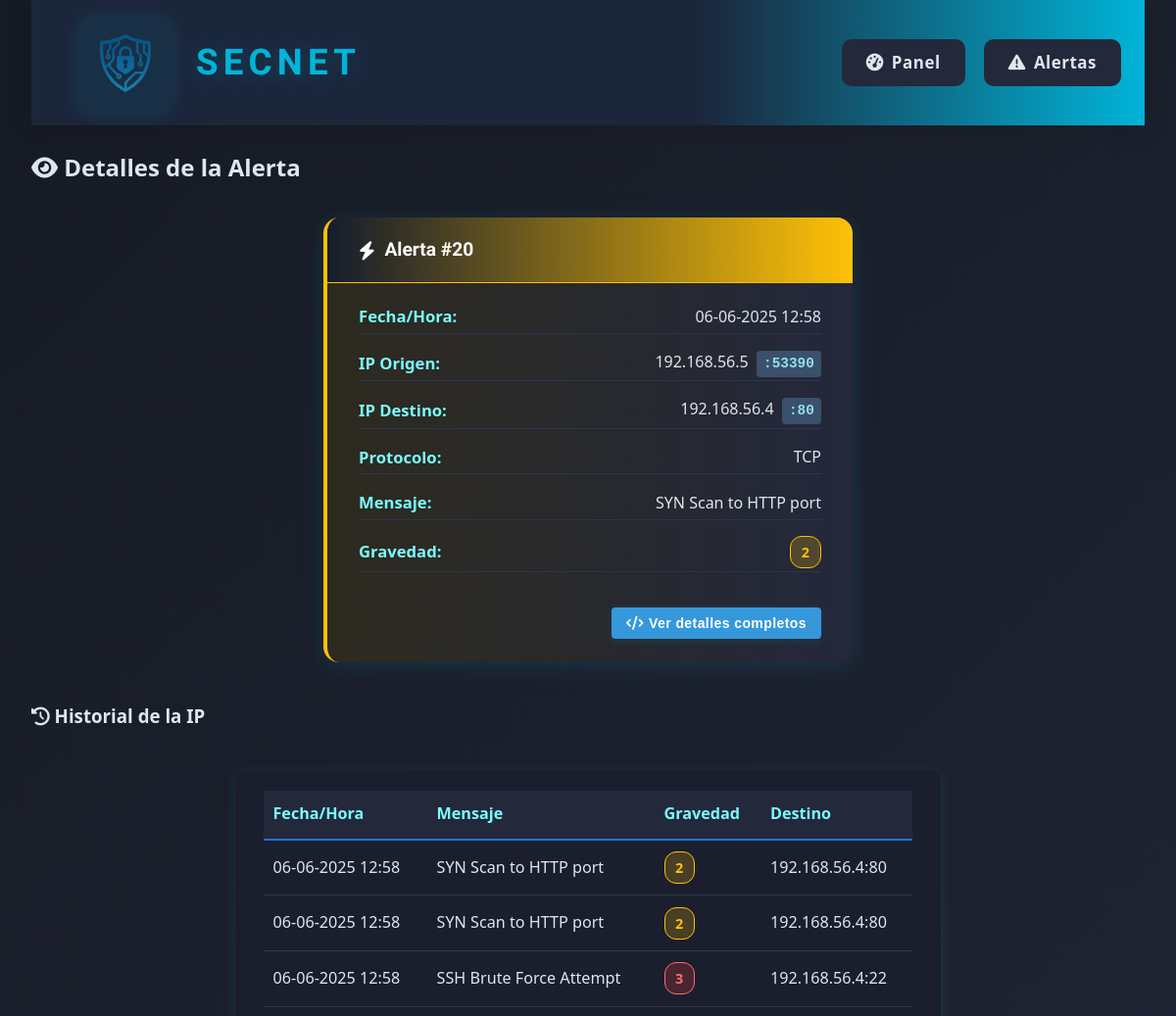
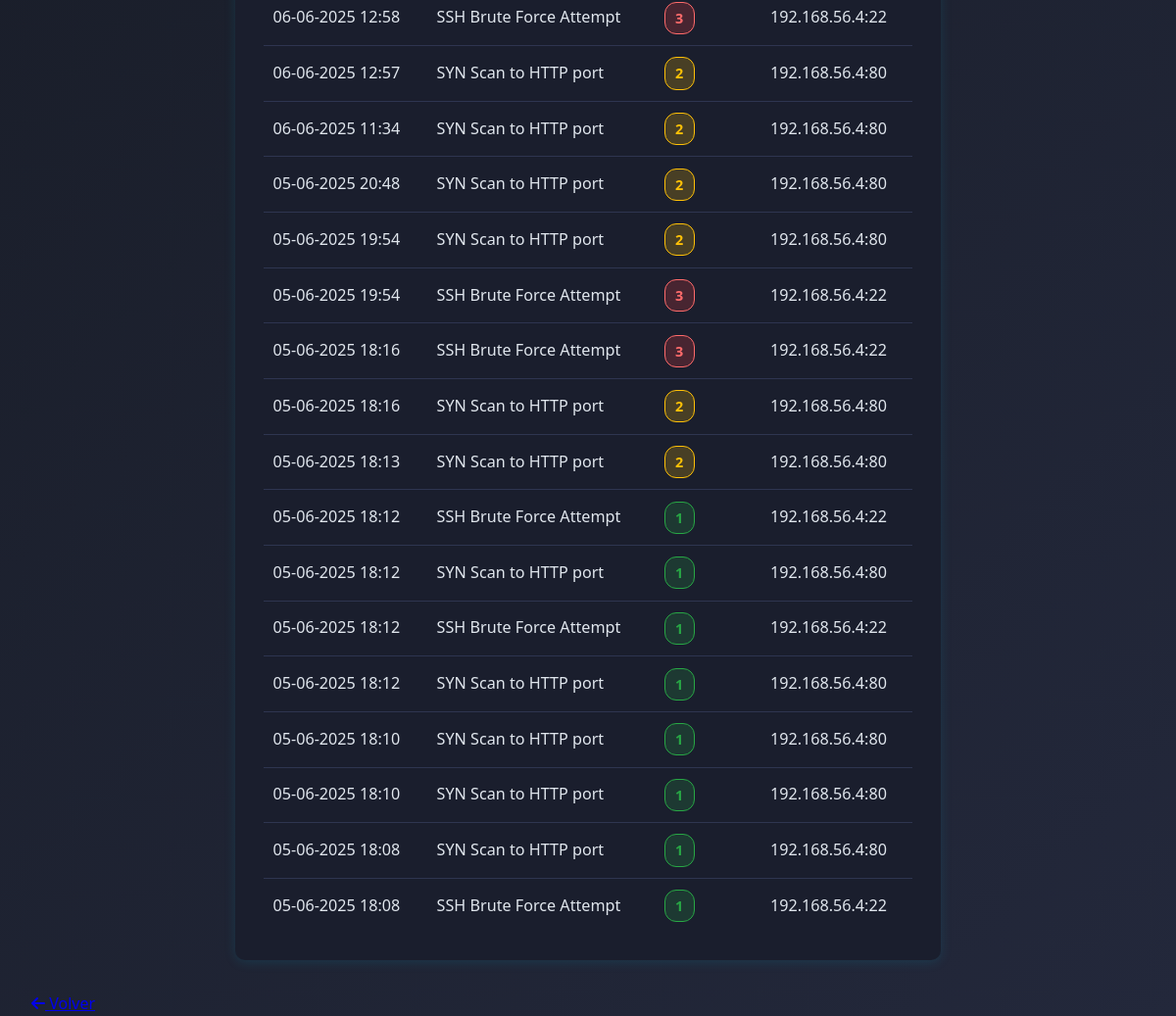
Page /web-interface/alert-details.php?id=20 on the committed database (2 pictures, top to bottom).
### tables this page shows
CREATE TABLE alerts (
        id INTEGER PRIMARY KEY AUTOINCREMENT,
        timestamp TEXT,
        source_ip TEXT,
        source_port TEXT,
        destination_ip TEXT,
        dest_port TEXT,
        alert_message TEXT,
        severity INTEGER,
        protocol TEXT,
        action_taken TEXT,
        raw_data TEXT
    );

### web-interface/alert-details.php (the view, shortened to what this page needs)
<?php
$id = intval($_GET['id']);
$db = new SQLite3('/var/www/html/database/alerts.db');
$stmt = $db->prepare('SELECT * FROM alerts WHERE id = :id');
$stmt->bindValue(':id', $id, SQLITE3_INTEGER);
$result = $stmt->execute();
$alert = $result->fetchArray(SQLITE3_ASSOC);
$source_ip = $alert['source_ip'];
$history = [];
if ($source_ip) {
    $hist_stmt = $db->prepare('SELECT * FROM alerts WHERE source_ip = :source_ip ORDER BY timestamp DESC LIMIT 20');
    $hist_stmt->bindValue(':source_ip', $source_ip, SQLITE3_TEXT);
    $hist_result = $hist_stmt->execute();
    while ($row = $hist_result->fetchArray(SQLITE3_ASSOC)) {
        $history[] = $row;
    }
}
?>
<!DOCTYPE html>
<html lang="es">
<head>
    <link rel="stylesheet" href="css/style.css">
    <link rel="stylesheet" href="https://cdnjs.cloudflare.com/ajax/libs/font-awesome/6.4.0/css/all.min.css">
</head>
<body>
    <div class="container">
        <header>
            <div class="logo-container">
                <a href="index.php" style="display:flex;align-items:center;text-decoration:none;">
                    <img src="assets/logo.png" alt="Logo">
                    <h1 class="secnet-title">SecNet</h1>
                </a>
            </div>
            <nav>
                <ul>
                    <li><a href="index.php"><i class="fas fa-tachometer-alt"></i> Panel</a></li>
                    <li><a href="alerts.php"><i class="fas fa-exclamation-triangle"></i> Alertas</a></li>
                </ul>
            </nav>
        </header>
        <main>
            <h2><i class="fas fa-eye"></i> Detalles de la Alerta</h2>
            <section class="alert-card severity-<?= (int)$alert['severity'] ?>">
                <div class="alert-card-header">
                    <i class="fas fa-bolt"></i> Alerta #<?= htmlspecialchars($alert['id']) ?>
                </div>
                <div class="alert-card-body">
                    <div class="alert-detail-row"><span class="alert-detail-label">Fecha/Hora:</span><span><?php
    $date = new DateTime($alert['timestamp'], new DateTimeZone('UTC'));
    $date->setTimezone(new DateTimeZone('Europe/Madrid'));
    echo $date->format('d-m-Y H:i');
?></span></div>
                    <div class="alert-detail-row">
                        <span class="alert-detail-label">IP Origen:</span>
                        <span>
                            <?= htmlspecialchars($alert['source_ip']) ?>
                            <?php if (!empty($alert['source_port'])): ?>
                                <span class="port-badge">:<?= htmlspecialchars($alert['source_port']) ?></span>
                            <?php endif; ?>
                        </span>
                    </div>
                    <div class="alert-detail-row">
                        <span class="alert-detail-label">IP Destino:</span>
                        <span>
                            <?= htmlspecialchars($alert['destination_ip']) ?>
                            <?php if (!empty($alert['dest_port'])): ?>
                                <span class="port-badge">:<?= htmlspecialchars($alert['dest_port']) ?></span>
                            <?php endif; ?>
                        </span>
                    </div>
                    <div class="alert-detail-row"><span class="alert-detail-label">Protocolo:</span><span><?= htmlspecialchars($alert['protocol']) ?></span></div>
                    <div class="alert-detail-row"><span class="alert-detail-label">Mensaje:</span><span><?= htmlspecialchars($alert['alert_message']) ?></span></div>
                    <div class="alert-detail-row"><span class="alert-detail-label">Gravedad:</span><span class="gravedad-badge gravedad-<?= (int)$alert['severity'] ?>"><?= htmlspecialchars($alert['severity']) ?></span></div>
                    <div class="alert-actions">
                        <button id="showJsonBtn" class="action-btn primary">
                            <i class="fas fa-code"></i> Ver detalles completos
                        </button>
                    </div>
                </div>
            </section>
            <h3><i class="fas fa-history"></i> Historial de la IP</h3>
            <section class="alert-history-box">
                <table class="alert-history-table">
                    <thead>
                        <tr>
                            <th>Fecha/Hora</th>
                            <th>Mensaje</th>
                            <th>Gravedad</th>
                            <th>Destino</th>
                        </tr>
                    </thead>
                    <tbody>
                    <?php foreach ($history as $h): ?>
                        <tr>
                            <td><?php
    $date = new DateTime($h['timestamp'], new DateTimeZone('UTC'));
    $date->setTimezone(new DateTimeZone('Europe/Madrid'));
    echo $date->format('d-m-Y H:i');
?></td>
                            <td><?= htmlspecialchars($h['alert_message']) ?></td>
                            <td><span class="gravedad-badge gravedad-<?= (int)$h['severity'] ?>"><?= htmlspecialchars($h['severity']) ?></span></td>
                            <td><?= htmlspecialchars($h['destination_ip']) ?><?= !empty($h['dest_port']) ? ':' . htmlspecialchars($h['dest_port']) : '' ?></td>
                        </tr>
                    <?php endforeach; ?>
                    </tbody>
                </table>
            </section>
            <a href="index.php" class="btn"><i class="fas fa-arrow-left"></i> Volver</a>
        </main>
    </div>
</body>
</html>

### web-interface/alert-details.php (style rules this page uses)
.action-btn { padding: 8px 15px; border: none; border-radius: 4px; cursor: pointer; font-size: 14px; display: inline-flex; align-items: center; gap: 5px; transition: background-color 0.2s; }
.action-btn.primary { background-color: #3498db; color: white; }
.alert-actions { margin-top: 20px; display: flex; gap: 10px; justify-content: flex-end; }

### rows in the picture
alerts: id "20", timestamp "06-06-2025 12:58", source_ip "192.168.56.5", source_port "53390", destination_ip "192.168.56.4", dest_port "80", protocol "TCP", alert_message "SYN Scan to HTTP port", severity "2"
alerts: timestamp "06-06-2025 12:58", alert_message "SYN Scan to HTTP port", severity "2", destination_ip "192.168.56.4", dest_port "80"
alerts: timestamp "06-06-2025 12:58", alert_message "SSH Brute Force Attempt", severity "3", destination_ip "192.168.56.4", dest_port "22"
alerts: timestamp "06-06-2025 12:58", alert_message "SSH Brute Force Attempt", severity "3", destination_ip "192.168.56.4", dest_port "22"
alerts: timestamp "06-06-2025 12:57", alert_message "SYN Scan to HTTP port", severity "2", destination_ip "192.168.56.4", dest_port "80"
alerts: timestamp "06-06-2025 11:34", alert_message "SYN Scan to HTTP port", severity "2", destination_ip "192.168.56.4", dest_port "80"
alerts: timestamp "05-06-2025 20:48", alert_message "SYN Scan to HTTP port", severity "2", destination_ip "192.168.56.4", dest_port "80"
alerts: timestamp "05-06-2025 19:54", alert_message "SYN Scan to HTTP port", severity "2", destination_ip "192.168.56.4", dest_port "80"
alerts: timestamp "05-06-2025 19:54", alert_message "SSH Brute Force Attempt", severity "3", destination_ip "192.168.56.4", dest_port "22"
alerts: timestamp "05-06-2025 18:16", alert_message "SSH Brute Force Attempt", severity "3", destination_ip "192.168.56.4", dest_port "22"
alerts: timestamp "05-06-2025 18:16", alert_message "SYN Scan to HTTP port", severity "2", destination_ip "192.168.56.4", dest_port "80"
alerts: timestamp "05-06-2025 18:13", alert_message "SYN Scan to HTTP port", severity "2", destination_ip "192.168.56.4", dest_port "80"
alerts: timestamp "05-06-2025 18:12", alert_message "SSH Brute Force Attempt", severity "1", destination_ip "192.168.56.4", dest_port "22"
alerts: timestamp "05-06-2025 18:12", alert_message "SYN Scan to HTTP port", severity "1", destination_ip "192.168.56.4", dest_port "80"
alerts: timestamp "05-06-2025 18:12", alert_message "SSH Brute Force Attempt", severity "1", destination_ip "192.168.56.4", dest_port "22"
alerts: timestamp "05-06-2025 18:12", alert_message "SYN Scan to HTTP port", severity "1", destination_ip "192.168.56.4", dest_port "80"
alerts: timestamp "05-06-2025 18:10", alert_message "SYN Scan to HTTP port", severity "1", destination_ip "192.168.56.4", dest_port "80"
alerts: timestamp "05-06-2025 18:10", alert_message "SYN Scan to HTTP port", severity "1", destination_ip "192.168.56.4", dest_port "80"
alerts: timestamp "05-06-2025 18:08", alert_message "SYN Scan to HTTP port", severity "1", destination_ip "192.168.56.4", dest_port "80"
alerts: timestamp "05-06-2025 18:08", alert_message "SSH Brute Force Attempt", severity "1", destination_ip "192.168.56.4", dest_port "22"
